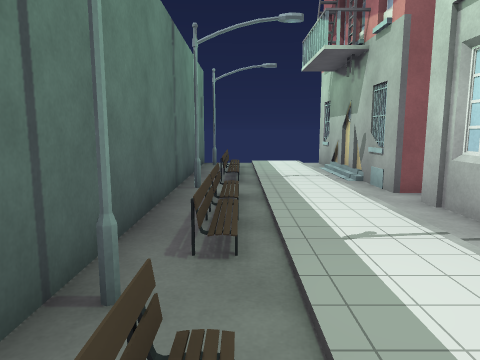
View 1 (above)

12 first-person views from a walk through a scene from a Unity 3-D project. The camera is 1.3 m above the floor, tilts 8° down and sees 70° across. The floor is counted in squares, 1 m on a side. Each view is taken from the middle of a square. On the plan, view 1 faces up. The plan holds only what a view shows up to about 15 squares ahead; the rest is blank. The place goes on beyond the plan. Some animated figures are left out. Some surface patterns are stand-ins.

View 2
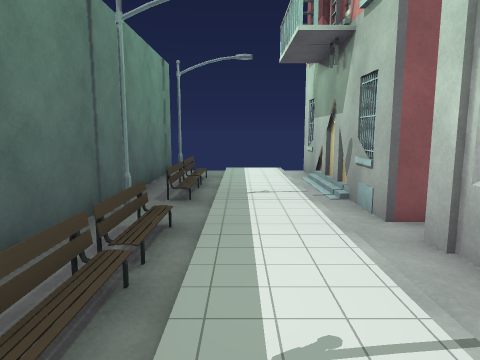

View 3
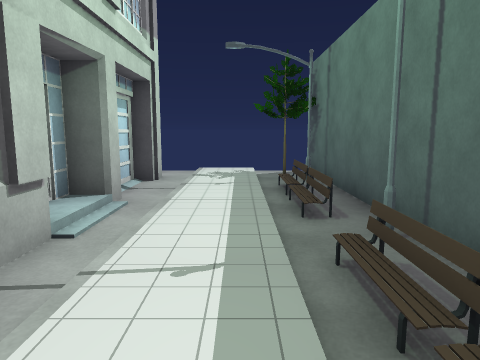

View 4
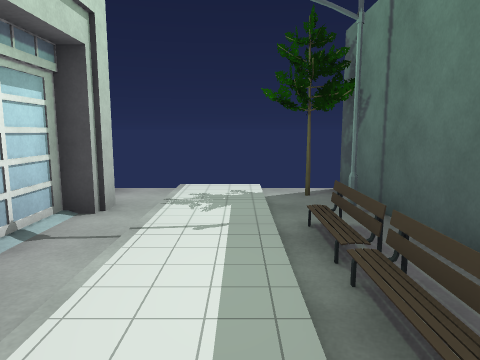

View 5
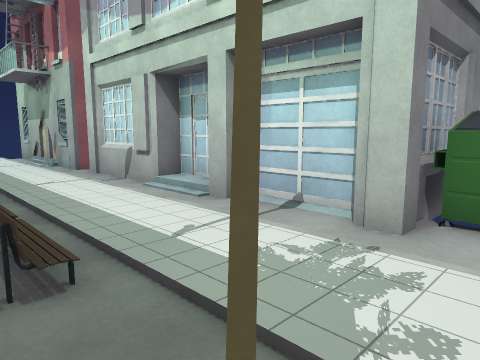

View 6
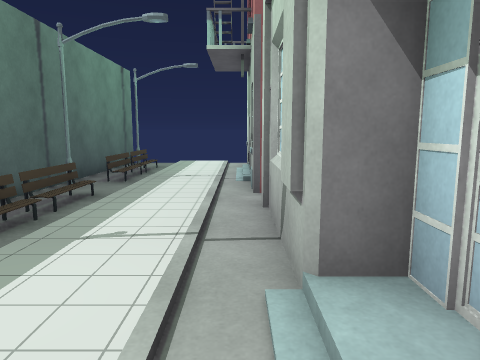

View 7
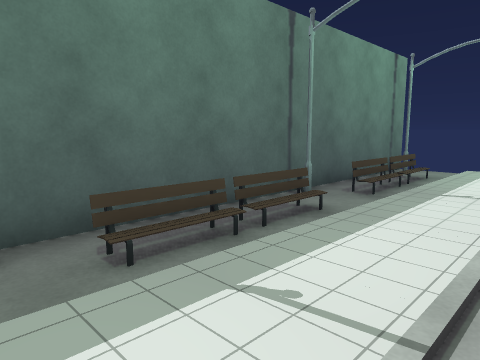

View 8
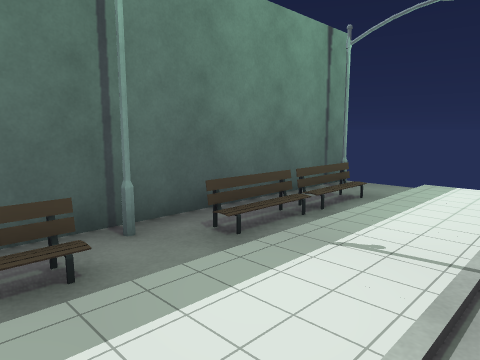

View 9
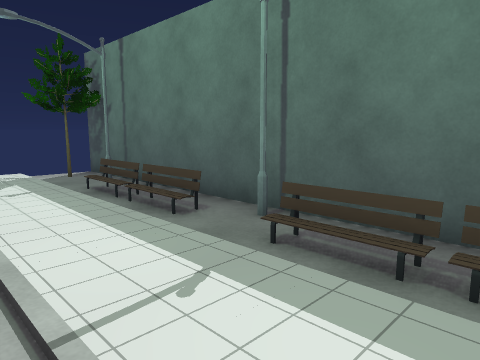

View 10
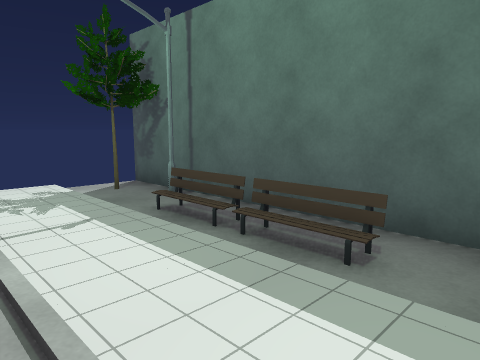

View 11
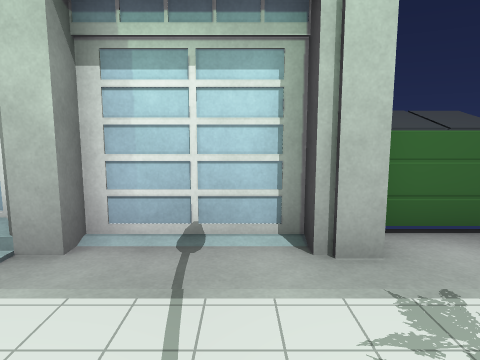

View 12
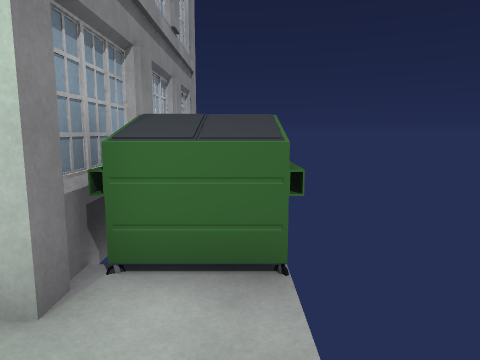

### Floor plan
Key: @ floor where view 1 was taken; # wall or solid block; . floor; / step, stairs or slope; = window, fence, low wall or low ledge; ^ raised ledge; S streetlight; B building; E bench; T tree.
Columns run from 2 left of view 1 to 6 right of it. Each row starts with its distance up from view 1.
 15 ##
 14 #S...#
 13 #S...B
 12 #=E..B
 11 ##/..#
 10 #=E..#
  9 ##/..B
  8 #S...B
  7 #=E...#
  6 ##E...#
  5 #=E...#
  4 ##E...#
  3 #S....#
  2 #S....#
  1 #=E...#
  0 ##@...#
 -1 #=E...#
 -2 ##/...#
 -3 #S....#BB
 -4 #.....^^
 -5 #.T...^#
 -6 #      #

Where each view was taken, in squares from view 1:
view 1: 0 up, 0 right, facing up
view 2: 2 up, 1 right, facing up
view 3: 7 up, 1 right, facing down
view 4: 3 up, 1 right, facing down
view 5: 5 down, 1 left, facing up-right
view 6: 0 up, 3 right, facing up
view 7: 2 up, 3 right, facing up-left
view 8: 6 up, 3 right, facing up-left
view 9: 6 up, 3 right, facing down-left
view 10: 3 up, 3 right, facing down-left
view 11: 2 down, 0 right, facing right
view 12: 5 down, 1 right, facing right
